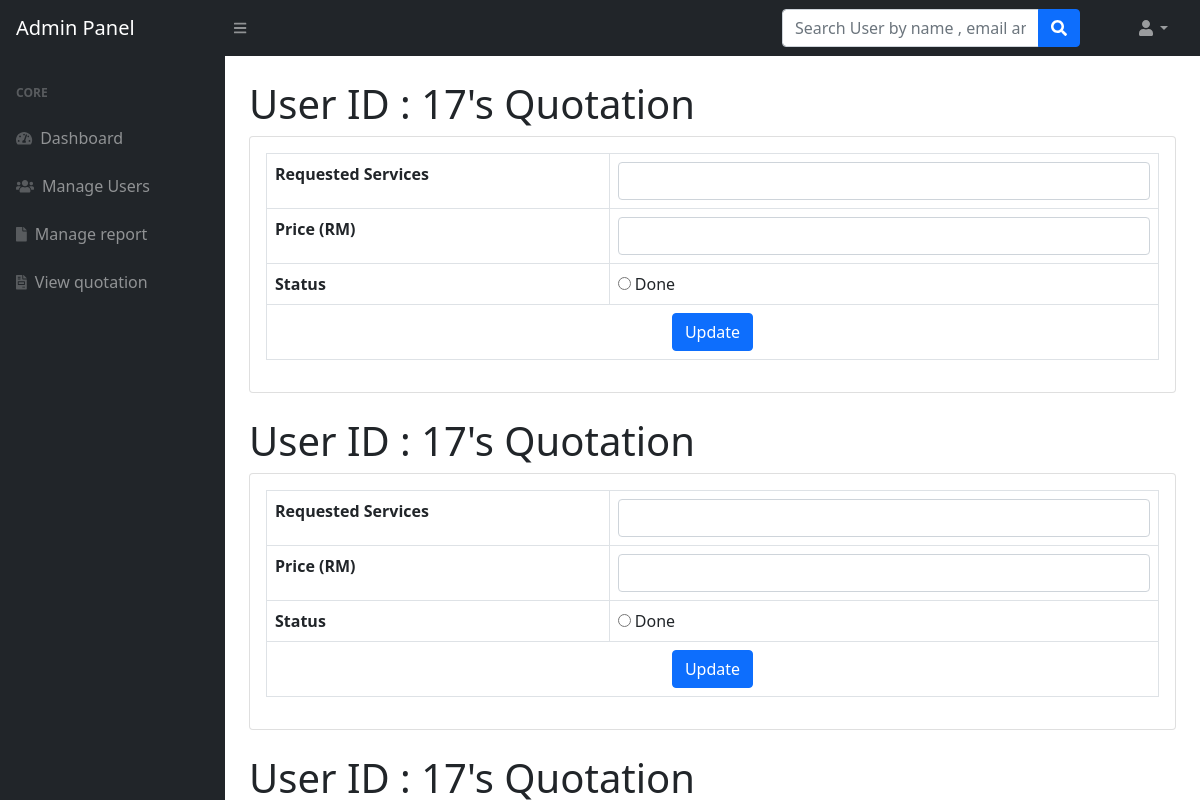
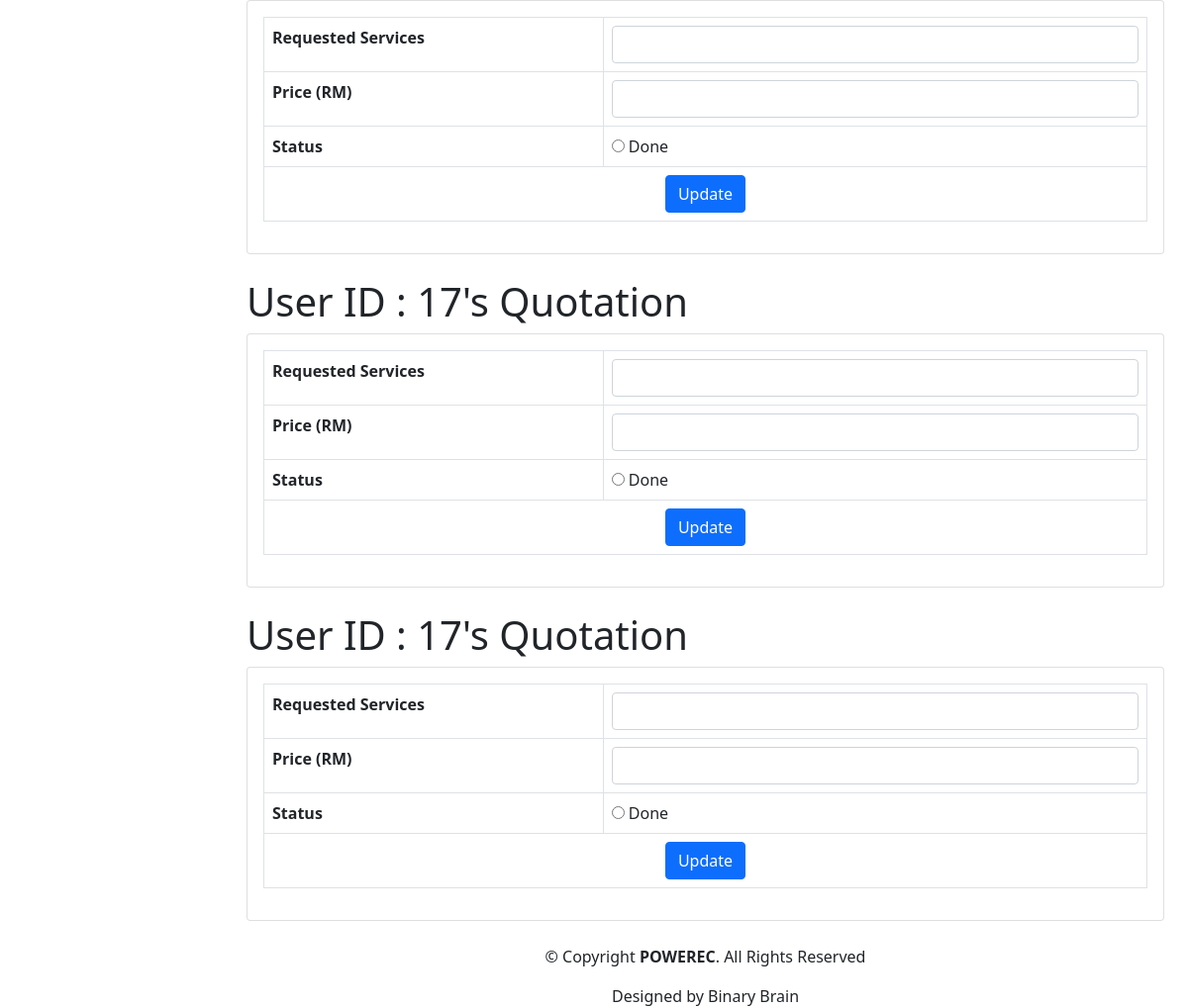
Page /admin/edit-quotation.php?uid=17 (signed in) on the committed database (2 pictures, top to bottom).
### tables this page shows
CREATE TABLE `quotation` (
  `qid` int(11) NOT NULL,
  `service` text DEFAULT NULL,
  `status` varchar(10) DEFAULT 'Pending',
  `date` timestamp NOT NULL DEFAULT current_timestamp(),
  `q_addr` text NOT NULL,
  `uid` int(11) NOT NULL
);

### admin/edit-quotation.php (the view, shortened to what this page needs)
<?php session_start();
include_once('../includes/config.php');
if (strlen($_SESSION['adminid']==0)) {
  header('location:logout.php');
  } else{
?>
<!DOCTYPE html>
<html lang="en">
    <head>
        <link href="https://cdn.jsdelivr.net/npm/simple-datatables@latest/dist/style.css" rel="stylesheet" />
        <link href="../css/styles.css" rel="stylesheet" />
    </head>
    <body class="sb-nav-fixed">
      <?php include_once('includes/navbar.php');?>
        <div id="layoutSidenav">
          <?php include_once('includes/sidebar.php');?>
            <div id="layoutSidenav_content">
                <main>
                    <div class="container-flid px-4">
<?php
$uid=$_GET['uid'];
$query=mysqli_query($con,"select * from quotation where uid='$uid'");
while($result=mysqli_fetch_array($query))
{?>
                        <h1 class="mt-4">User ID : <?php echo $result['uid'];?>'s Quotation</h1>
                        <div class="card mb-4">
                     <form method="post">
                            <div class="card-body">
                                <table class="table table-bordered">
                                   <tr>
                                   <tr>
                                       <th>Requested Services</th>
                                       <td colspan="3"><input class="form-control" service="service" <?php echo $result['service'];?>/></td>
                                   </tr>
                                   <tr>
                                       <th>Price (RM)</th>
                                       <td colspan="3"><input class="form-control" price="price" <?php echo $result['price'];?>   /></td>
                                   </tr>
                                   <tr>
                                       <th>Status</th>
                                       <td colspan="3"><input type="radio" id="Done" name="fav_language" value="Done" <?php echo $result['status'];?>  /> Done</td>
                                   </tr>
                                   <tr>
                                       <td colspan="4" style="text-align:center ;"><button type="submit" class="btn btn-primary btn-block" name="update">Update</button></td>
                                   </tr>
                                </table>
                            </div>
                            </form>
                        </div>
<?php } ?>
                    </div>
                </main>
          <?php include('../includes/footer.php');?>
    </body>
</html>
<?php } ?>

### rows in the picture
quotation: uid "17"
quotation: uid "17"
quotation: uid "17"
quotation: uid "17"
quotation: uid "17"
